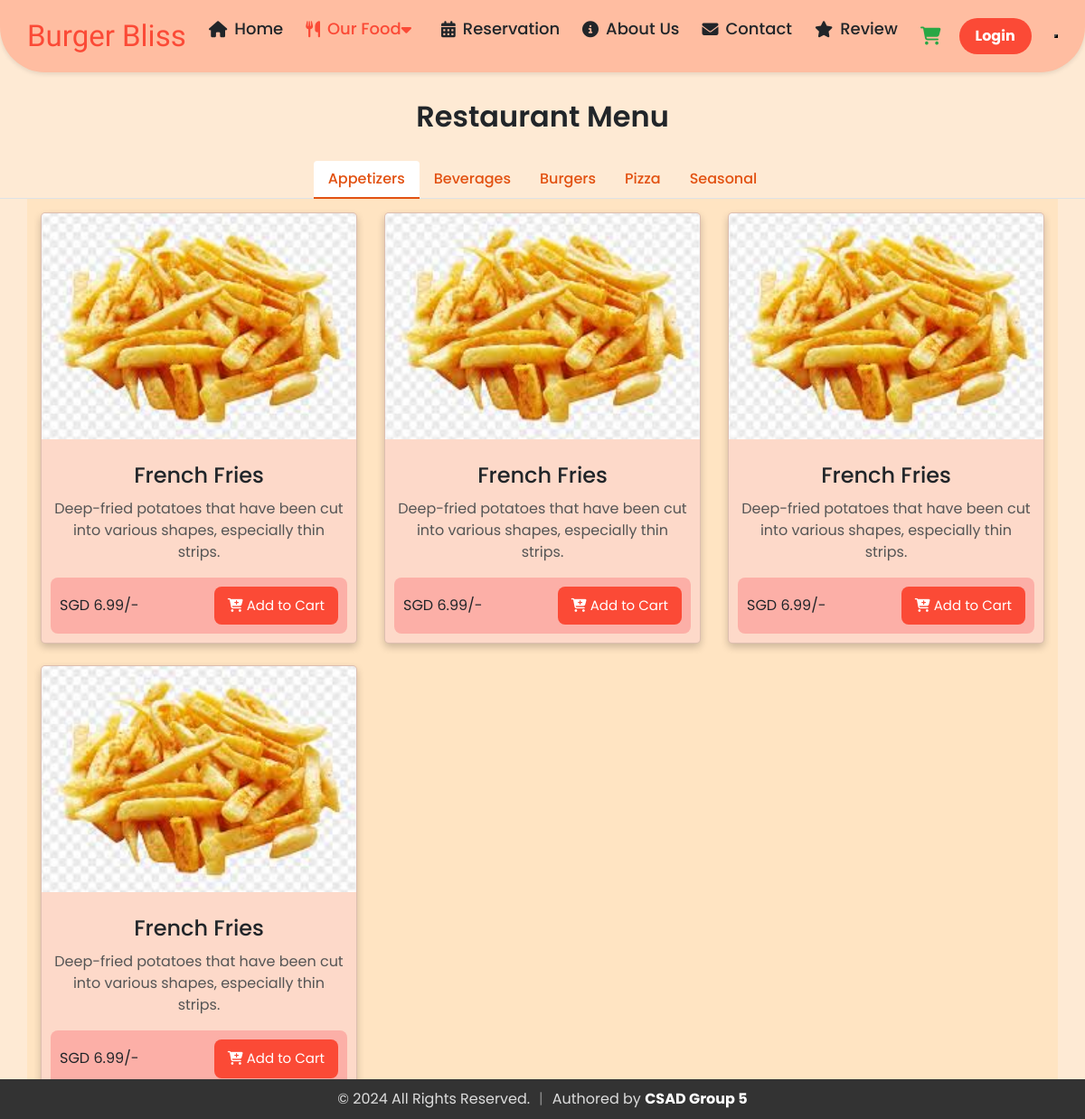
The page /php/menu.php?category=appetizer on the database its author committed.
### tables this page shows
CREATE TABLE `menu_items` (
  `id` int(11) NOT NULL,
  `catName` varchar(100) NOT NULL,
  `itemName` varchar(255) NOT NULL,
  `description` text DEFAULT NULL,
  `price` decimal(10,2) NOT NULL,
  `image` varchar(255) DEFAULT NULL,
  `status` enum('Available','Unavailable') DEFAULT 'Available'
);

### php/menu.php (the view, shortened to what this page needs)
<?php
include 'db_connection.php';
$categoryQuery = 'SELECT catName FROM menu_categories';
$categoryResult = $conn->query($categoryQuery);
$categories = [];
if ($categoryResult) {
    while ($row = $categoryResult->fetch_assoc()) {
        $categories[] = $row['catName'];
    }
} else {
    echo "";
}
$selectedCategory = isset($_GET['category']) ? strtolower(trim($_GET['category'])) : strtolower($categories[0]);
$validCategories = array_map('strtolower', $categories);
if (!in_array($selectedCategory, $validCategories)) {
    $selectedCategory = strtolower($categories[0]);
}
$activeIndex = array_search($selectedCategory, $validCategories);
?>
<!DOCTYPE html>
<html lang="en">
<head>
    <link rel='stylesheet' href='https://cdnjs.cloudflare.com/ajax/libs/twitter-bootstrap/4.5.2/css/bootstrap.min.css' />
    <link rel='stylesheet' href='https://cdnjs.cloudflare.com/ajax/libs/font-awesome/5.15.4/css/all.min.css' />
    <link rel="stylesheet" href="../css/menu.css">
</head>
<body>
    <?php
    if (isset($_SESSION['userloggedin']) && $_SESSION['userloggedin']) {
      include 'navbar_loggedIn.php';
    } else {
      include 'navbar.php';
    }
    ?>
    <div class="heading">
        <div class="heading-title">Restaurant Menu</div>
    </div>
    <div class="category-nav">
        <ul class="nav nav-tabs justify-content-center" id="categoryTab" role="tablist">
            <?php foreach ($categories as $index => $category): ?>
                <?php
                    $categorySlug = strtolower($category);
                    $isActive = ($index === $activeIndex) ? 'active' : '';
                ?>
                <li class="nav-item">
                    <a class="nav-link <?= $isActive ?>" id="<?= $categorySlug ?>-tab" data-toggle="tab" href="#<?= $categorySlug ?>" role="tab" aria-controls="<?= $categorySlug ?>" aria-selected="<?= ($isActive === 'active') ? 'true' : 'false'; ?>">
                        <?= htmlspecialchars($category) ?>
                    </a>
                </li>
            <?php endforeach; ?>
        </ul>
    </div>
    <div class="container menu-section">
        <div class="tab-content" id="categoryTabContent">
            <?php foreach ($categories as $index => $category): ?>
                <?php
                    $categorySlug = strtolower($category);
                    $isActive = ($categorySlug === $selectedCategory) ? 'show active' : '';
                ?>
                <div class="tab-pane fade <?= $isActive ?>" id="<?= $categorySlug ?>" role="tabpanel" aria-labelledby="<?= $categorySlug ?>-tab">
                    <div class="row menu-items">
                        <?php
                        $stmt = $conn->prepare('SELECT * FROM menu_items WHERE catName = ?');
                        $stmt->bind_param('s', $category);
                        $stmt->execute();
                        $result = $stmt->get_result();
                        ?>
                        <?php if ($result->num_rows > 0): ?>
                            <?php while ($row = $result->fetch_assoc()): ?>
                                <div class="col-lg-4 col-md-6 col-sm-12 menu-item mb-4">
                                    <div class="menu-card card h-100">
                                        <img src="../food_images/<?= htmlspecialchars($row['image']) ?>" class="card-img-top" alt="<?= htmlspecialchars($row['itemName']) ?>">
                                        <div class="card-body d-flex flex-column">
                                            <h5 class="card-title text-center mt-3"> <?= htmlspecialchars($row['itemName']) ?> </h5>
                                            <p class="description"> <?= htmlspecialchars($row['description']) ?> </p>
                                            <?php if ($row['status'] == 'Unavailable'): ?>
                                                <p class="card-status">Unavailable</p>
                                            <?php else: ?>
                                                <div class="button-container mt-auto">
                                                    <p class="card-text">SGD&nbsp;<?= number_format($row['price'], 2) ?>/-</p>
                                                    <button
                                                        type="button"
                                                        class="btn btn-primary addItemBtn"
                                                        data-toggle="modal"
                                                        data-target="#customizeModal"
                                                        data-id="<?= htmlspecialchars($row['id']) ?>"
                                                        data-name="<?= htmlspecialchars($row['itemName']) ?>"
                                                        data-description="<?= htmlspecialchars($row['description']) ?>"
                                                        data-price="<?= htmlspecialchars($row['price']) ?>"
                                                        data-image="<?= htmlspecialchars($row['image']) ?>"
                                                        data-category="<?= htmlspecialchars($category) ?>"
                                                    >
                                                        <i class="fas fa-cart-plus"></i> Add to Cart
                                                    </button>
                                                </div>
                                            <?php endif; ?>
                                        </div>
                                    </div>
                                </div>
                            <?php endwhile; ?>
                        <?php else: ?>
                            <div class="col-12">
                                <p class="text-center">No items available in this category.</p>
                            </div>
                        <?php endif; ?>
                    </div>
                </div>
            <?php endforeach; ?>
        </div>
    </div>
</body>
</html>

### php/navbar.php (shortened to what this page needs)
<?php
$currentPage = basename($_SERVER['PHP_SELF']);
$totalItems = 0;
?>
<!DOCTYPE html>
<html lang="en">
<head>
  <link rel="stylesheet" href="../css/navbar.css">
  <link rel="stylesheet" href="https://cdnjs.cloudflare.com/ajax/libs/font-awesome/6.4.0/css/all.min.css"/>
</head>
<body>
  <nav class="custom-navbar">
    <div class="navbar-container">
      <a href="<?php echo ($currentPage === 'index.php') ? '#home' : 'index.php#home'; ?>" class="brand">Burger Bliss</a>
      <ul class="nav-links">
        <li>
          <a href="<?php echo ($currentPage === 'index.php') ? '#home' : 'index.php#home'; ?>" class="<?php echo ($currentPage === 'index.php') ? 'active' : ''; ?>">
            <i class="fas fa-home"></i> Home
          </a>
        </li>
        <li class="dropdown">
          <a href="<?php echo ($currentPage === 'index.php') ? '#menu' : 'menu.php'; ?>" class="<?php echo ($currentPage === 'menu.php') ? 'active' : ''; ?>">
            <i class="fas fa-utensils"></i> Our Food <i class="fas fa-caret-down"></i>
          </a>
        </li>
        <li>
          <a href="<?php echo ($currentPage === 'index.php') ? '#reservation' : 'index.php#reservation'; ?>" class="<?php echo ($currentPage === 'index.php#reservation') ? 'active' : ''; ?>">
            <i class="fas fa-calendar-alt"></i> Reservation
          </a>
        </li>
        <li>
          <a href="<?php echo ($currentPage === 'index.php') ? '#about-us' : 'index.php#about-us'; ?>" class="<?php echo ($currentPage === 'index.php#about-us') ? 'active' : ''; ?>">
            <i class="fas fa-info-circle"></i> About Us
          </a>
        </li>
        <li>
          <a href="<?php echo ($currentPage === 'index.php') ? '#contact' : 'index.php#contact'; ?>" class="<?php echo ($currentPage === 'index.php#contact') ? 'active' : ''; ?>">
            <i class="fas fa-envelope"></i> Contact
          </a>
        </li>
        <li>
          <a href="review.php" class="<?php echo ($currentPage === 'review.php') ? 'active' : ''; ?>">
            <i class="fas fa-star"></i> Review
          </a>
        </li>
      </ul>
      <div class="right-section">
        <a href="cart.php" class="cart-icon" title="Cart" data-count="<?= htmlspecialchars($totalItems) ?>"><i class="fas fa-shopping-cart"></i></a>
        <a href="login.php" class="login-btn">Login</a>
      </div>
    </div>
  </nav>
</body>
</html>

### css/menu.css (style rules this page uses)
* { margin: 0; padding: 0; box-sizing: border-box; }
html { scroll-behavior: smooth; }
body { font-family: "Poppins", sans-serif; background-color: #feead4; padding-top: 100px; overflow-x: hidden; }
.heading { display: flex; flex-direction: column; align-items: center; text-align: center; padding: 5px; border-radius: 8px; margin: 20px auto; width: 100%; }
.heading-title { font-size: 2em; font-weight: 600; }
.category-nav .nav-tabs .nav-link { color: #e25111; font-weight: 500; border: none; }
.category-nav .nav-tabs .nav-link.active { border-bottom: 2px solid #e25111; color: #e25111; }
.menu-section { padding-top: 15px; padding-bottom: 0px; background-color: #ffe4c2; }
.menu-item { margin-bottom: 20px; }
.menu-card { background-color: #fdd9c9; border-radius: 5px; overflow: hidden; box-shadow: 0 4px 8px rgba(0,0,0,0.2); transition: transform 0.3s ease; height: 100%; }
.menu-card img { width: 100%; height: auto; object-fit: cover; max-height: 250px; }
.button-container { display: flex; justify-content: space-between; align-items: center; }
.button-container .card-text { margin-bottom: 0; }
.card-body { display: flex; flex-direction: column; justify-content: space-between; padding: 10px; height: auto; }
.card-title { font-size: 1.5rem; margin-bottom: 10px; text-align: center; }
.description { font-size: 1rem; text-align: center; color: #555; }
.button-container { display: flex; justify-content: space-between; align-items: center; background-color: #fcafa7; padding: 10px; border-radius: 8px; }
.addItemBtn { background-color: #fb4a36; border: none; color: white; padding: 10px 15px; font-size: 15px; border-radius: 8px; cursor: pointer; }

### css/navbar.css (style rules this page uses)
* { margin: 0; padding: 0; box-sizing: border-box; }
:root { --navbar-bg: #ffbda1; --navbar-hover: #fb4a36; --dropdown-bg: #fed9c7; --dropdown-hover-bg: #fb4a36; --text-color: #212529; --brand-color: #fb4a36; --login-bg: #fb4a36; --login-hover-bg: #f98c39; --transition-speed: 0.3s; --font-primary: 'Poppins', sans-serif; --font-secondary: 'Lobster', cursive; }
body { font-family: var(--font-primary); background-color: #feead4; padding-top: 80px; transition: background-color var(--transition-speed); }
.custom-navbar { position: fixed; top: 0; left: 0; width: 100%; background-color: var(--navbar-bg); padding: 15px 30px; border-bottom-left-radius: 50px; border-bottom-right-radius: 50px; z-index: 1000; box-shadow: 0 2px 5px rgba(0, 0, 0, 0.1); transition: background-color var(--transition-speed), padding var(--transition-speed); }
.navbar-container { display: flex; justify-content: space-between; align-items: center; max-width: 1200px; margin: 0 auto; }
.brand { font-family: var(--font-secondary); font-size: 33px; color: var(--brand-color); text-decoration: none; transition: color var(--transition-speed); }
.nav-links { display: flex; gap: 25px; list-style: none; position: relative; transition: max-height var(--transition-speed) ease-in-out; }
.nav-links li { position: relative; }
.nav-links a { text-decoration: none; color: var(--text-color); font-weight: 500; font-size: 18px; display: flex; align-items: center; transition: color var(--transition-speed), transform var(--transition-speed); }
.nav-links a i { margin-right: 8px; transition: transform var(--transition-speed); }
.nav-links a.active { color: var(--navbar-hover); }
.right-section { display: flex; align-items: center; gap: 20px; }
.cart-icon { font-size: 20px; color: #28a745; text-decoration: none; position: relative; transition: color var(--transition-speed), transform var(--transition-speed); }
.cart-icon::after { content: attr(data-count); position: absolute; top: -8px; right: -10px; background: red; color: white; border-radius: 50%; padding: 2px 6px; font-size: 12px; display: none; }
.login-btn { background-color: var(--login-bg); color: white; padding: 8px 18px; border-radius: 20px; border: none; cursor: pointer; font-weight: bold; text-decoration: none; transition: background-color var(--transition-speed), transform var(--transition-speed); display: flex; align-items: center; gap: 5px; }

### rows shown on the page
menu_items: image (picture), itemName "French Fries", description "Deep-fried potatoes that have been cut into various shapes, especially thin strips.", price "6.99"
menu_items: image (picture), itemName "French Fries", description "Deep-fried potatoes that have been cut into various shapes, especially thin strips.", price "6.99"
menu_items: image (picture), itemName "French Fries", description "Deep-fried potatoes that have been cut into various shapes, especially thin strips.", price "6.99"
menu_items: image (picture), itemName "French Fries", description "Deep-fried potatoes that have been cut into various shapes, especially thin strips.", price "6.99"

### other values the page prints
$category "Appetizers"
$category "Beverages"
$category "Burgers"
$category "Pizza"
$category "Seasonal"
